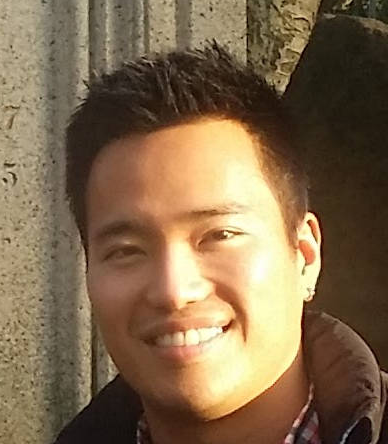
#> input picture data/Tae.png, 388 x 444 px, found by its file name
$ jupyter execute --allow-errors Chapter03_Probability_and_Information_Theory.ipynb   (shell and % lines are left out)
#> lines starting #> are read from the running program, lines starting #| are printed output that depends on the picture; after the words box and inside, x2 and y2 are one past the last pixel; in counts of white or black regions, pixels touching at a corner belong together
<a href="https://colab.research.google.com/github/tae898/DeepLearning/blob/master/Chapter03_Probability_and_Information_Theory.ipynb" target="_parent"></a>

# 3.1 Why Probability?

[cell 1]
import numpy as np

Let's test frequentist probability!

[cell 2]
def toss_coin():
    """Toss a coin which either gives you the heads (True) or tails (False)."""
    if np.random.random_sample() < 0.5:
        return True
    else:
        return False

Below lines of code show you that if we repeated the experiment (e.g., tossing a coin) inﬁnitely many times, then a proportion of the repetitions would result in that outcome.

[cell 3]
results = [toss_coin() for i in range(10)]
sum(results)/ len(results)

[cell 4]
results = [toss_coin() for i in range(100)]
sum(results)/ len(results)

[cell 5]
results = [toss_coin() for i in range(1000)]
sum(results)/ len(results)

[cell 6]
results = [toss_coin() for i in range(10000)]
sum(results)/ len(results)

[cell 7]
results = [toss_coin() for i in range(100000)]
sum(results)/ len(results)

The most important thing to remember in this section is the following setnence from the book.

> *If we list several properties that we expect common sense reasoning about uncertainty to have, then the only way to satisfy those properties is to treat Bayesian probabilities as behaving exactly the same as frequentist probabilities.*

# 3.2 Random Variables

[cell 8]
import numpy as np

Let's create a simple discrete random variable $\mathrm{x}$. $\mathrm{x}$ can take $-0.1, 0, 2,$ and $10.2$. Their probabilities are $0.1, 0.5, 0.25$, and $0.15$, respectively.

[cell 9]
def sample_simple_discrete():
    randnum = np.random.random_sample()

    if randnum < 0.1:
        return -0.1
    elif randnum < 0.1 + 0.5:
        return 0
    elif randnum < 0.1 + 0.5 + 0.25:
        return 2
    else:
        return 10.2

Now the function we have defined above will sample a value from the discrete random variable $\mathrm{x}$

[cell 10]
sample_simple_discrete()

Let's see if repeating the sampling actually shows that it's sampling from the distribution that we've defined.

[cell 11]
def get_probs(num_sampling):
    sampled = [sample_simple_discrete() for i in range(num_sampling)]

    probs = [sampled.count(x_) / len(sampled) for x_ in [-0.1, 0, 2, 10.2]]

    return probs

[cell 12]
get_probs(10)

[cell 13]
get_probs(100)

[cell 14]
get_probs(1000)

[cell 15]
get_probs(10000)

Note that this was just a toy example. No one does such a thing.

# 3.3 Probability Distributions

[cell 16]
import numpy as np

There are several useful probability distributions that we use in machine learning. One of the most used and most easy is uniform probability distribution, which I have used a lot in above sections.

Below is a function that samples values from the uniform distribution where the domain of the variable is $[0, 1)$

[cell 17]
x_sampled = np.random.random_sample()
x_sampled

You can also sample multiple times at once

[cell 18]
x_sampled = np.random.random_sample(size=10)
x_sampled

You can sample from the uniform distribution whose domain interval is $[a, b)$, by simply multiplying $(b - a)$ with the sampled value and adding $a$ to it.

[cell 19]
# e.g., a=1, b=3
a = 1
b = 3

x_sampled = (b - a) * np.random.random_sample() + a
x_sampled

Let's sample many times and plot the histogram to see if the source distribution is indeed the uniform distribution that we expected.

[cell 20]
import matplotlib.pyplot as plt

fig, axs = plt.subplots(1, 5, figsize=(15, 3))
for idx, size in enumerate([10, 100, 1000, 10000, 100000]):
    x_sampled = np.random.random_sample(size=size)
    axs[idx].hist(x_sampled, density=True);
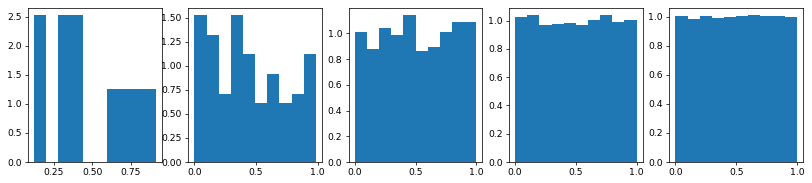
#> figure drawn by matplotlib, 5 panels; panel 2: tallest bar 1.52 high, from x = 0.297 to 0.395; panel 3: tallest bar 1.14 high, from x = 0.4 to 0.499; panel 4: tallest bar 1.04 high, from x = 0.7 to 0.8; panel 5: tallest bar 1.01 high, from x = 0.6 to 0.7

# 3.4 Marginal Probability

I was trying to make a good python example for this section but I can't really do it cuz we normally explain the concept of marginal probability analytically with a pen and paper.

# 3.5 Conditional Probability

I was trying to make a good python example for this section but I can't really do it cuz we normally explain the concept of marginal probability analytically with a pen and paper.

# 3.6 The Chain Rule of Conditional Probabilities

I was trying to make a good python example for this section but I can't really do it cuz we normally explain the concept of marginal probability analytically with a pen and paper.

# 3.7 Independence and Conditional Independence

I was trying to make a good python example for this section but I can't really do it cuz we normally explain the concept of marginal probability analytically with a pen and paper.

# 3.8 Expectation, Variance and Covariance

[cell 21]
import numpy as np

The reason why I keep saying that it's not so easy to make good python examples of this chapter is that often times we prove and show analytically how probability and statistics work.

With a pen and paper, I can just write down any probability distribution, and from them I can prove and show how stuffs work. The thing with computers is that we can only sample from such distributions and play with the sampled values.

For example, let's take the uniform distribution again where the domain of the
random variable $\mathrm{x} $is $[0, 1)$. Obviously $\mathrm{E}[\mathrm{x}]$ is $0.5$, since $\int_0^1f_X(x)xdx$ equals $0.5$.

This gets tricky with computers since as I said we can only deal with the
sampled values from it.

[cell 22]
x_sampled = np.random.random_sample(10000)
x_sampled.mean()

As you see from the above cell, the mean value of the sampled values is never exactly 0.5, since it's not the analytical expectation but the mean of the sampled values, which is empirical.

This doesn't mean that this is a problem. With enough sampling, the stats we get from them get very close to the analytical ones anyways.

Let's try getting the expectation of $\mathrm{x}^2$. The analytical value obtained with integral will give you $1/3$

[cell 23]
x_sampled_squared = x_sampled ** 2
x_sampled_squared.mean()

$\mathrm{Var}[\mathrm{x}]$ can be computed using the equation

[cell 24]
var_x = ((x_sampled - x_sampled.mean())**2).mean()
var_x

Or numpy's built in function.

[cell 25]
var_x = x_sampled.var()
var_x

The standard deviation of $\mathrm{x}$, which is $\sqrt{\mathrm{Var}[\mathrm{x}]}$, can be computed using the equation

[cell 26]
std_x = np.sqrt(((x_sampled - x_sampled.mean())**2).mean())
std_x

Or numpy's built in function.

[cell 27]
var_x = x_sampled.var()
std_x = np.sqrt(var_x)
std_x

Let's see if the expectation of two variables is indeed an linear operation.

[cell 28]
x_sampled = np.random.random_sample(10000)
y_sampled = (3 - 1) * np.random.random_sample(10000) + 1

alpha = -1
beta = 5.1

Below two equations should result in the same value.

[cell 29]
np.mean(alpha * x_sampled + beta * y_sampled), \
alpha * np.mean(x_sampled) + beta * np.mean(y_sampled)

If we just sample from $\mathrm{x}$ and $\mathrm{y}$ as below, then we are sampling from two independent distributions. Then of course the covariance will be $0$.

[cell 30]
x_sampled = np.random.random_sample(10000)
y_sampled = (3 - 1) * np.random.random_sample(10000) + 1

$\mathrm{Var}[\mathrm{x}]$ and $\mathrm{Var}[\mathrm{y}]$

[cell 31]
x_sampled.var(), y_sampled.var()

$\mathrm{Cov}[\mathrm{x}]$ and $\mathrm{Cov}[\mathrm{y}]$

[cell 32]
cov_xy = ((x_sampled - x_sampled.mean()) * (y_sampled - y_sampled.mean())).mean()
cov_xy

Or just use the built-in numpy function. The docstring of `numpy.cov()` says that the data should be arranged as A 1-D or 2-D array containing multiple variables and observations. Each row of m represents a variable, and each column a single observation of all those variables.

Since we have two variables, x and y, and we sampled 10,000 times, the data should be of shape (2, 10000)

`np.cov()` actually computes the covariance matrix. Check if the elements of this matrix corresponds to the values we have computed above

[cell 33]
data = np.stack([x_sampled, y_sampled])
Cov_xy = np.cov(data)
Cov_xy

Remember that the Covariance matrices are symmetrical.

[cell 34]
Cov_xy.T

This time let's compute correlation. When we talk about correlation, we normally mean Pearson correlation coefficient.

[cell 35]
corr_xy = ((x_sampled - x_sampled.mean()) * (y_sampled - y_sampled.mean())).mean() / (x_sampled.std() * y_sampled.std())
corr_xy

Or we can just get the correlation matrix using the numpy builtin function Note that the correlation of a random variable and itself is always 1, since it's calculated as the variance divided by the square of the standard deviation.

[cell 36]
np.corrcoef(data)

## Example 1

Covariance and correlation are simple but very powerful tools. Although they only tell us the linear relationship between two variables, not non-linear, they are powerful and simple enough to do things like PCA or define multivariate (higher than one dimensional) probability distributions.

Let's take the boston house price as an example again that we used in Chapter2

#> (a cell that did not finish here is left out)

X_original has 506 obervations with 13 features (13 variables)

#> (a cell that did not finish here is left out)

If we want to compute the correlation matrix of this data using numpy, we need to transpose it first, since it expects the data to have the rows as variables and the columns as observations.

#> (a cell that did not finish here is left out)

The correlation between the variables show the linear relationship between them. Remember that the diagonal values are always 1

#> (a cell that did not finish here is left out)

Sometimes we also like to plot them as an image to have a better visualized overview.

[cell 41]
import matplotlib.pyplot as plt
#> (the rest of this cell did not finish here and is left out)

We can see that the 8th and the 9th (starting from 0th) features (variables) have high correlation.

#> (a cell that did not finish here is left out)

Let's plot the their raw values and visualize them.

#> (a cell that did not finish here is left out)

It's hard to see their correlation since their scales are very different. In this case we can z-scale them.

#> (a cell that did not finish here is left out)

Now we can clearly see the correlation! They actually move along similarly.

Remember what was said in the book. If two variables are independent, then their covariance (correlation) is zero. If their correlation is not 0, then they are dependent. So in this example, we can say that the variable 8 and 9 are indeed dependent.

## Example 2

Often times when you collect data from the real world (e.g. sensors) many features are linearly correlated with each other and thus dependent on each other. Even RGB channels are correlated with each other. I'll open a sample image.

Run some unix shell commands to remove the existing images and download the image.

opencv to read the image from disk

[cell 45]
import cv2

img_BGR = cv2.imread('Tae.png')
#> img_BGR is the input picture: shape (444, 388, 3); mean B, G, R 76.5, 104.8, 128.1
img_RGB = cv2.cvtColor(img_BGR, cv2.COLOR_BGR2RGB)

Below lines show how much of correlation there is among the channels.

[cell 46]
channel_R = img_RGB[:,:,0].flatten()
channel_B = img_RGB[:,:,1].flatten()
channel_C = img_RGB[:,:,2].flatten()

data_RGB = np.stack([channel_R, channel_B, channel_C])
data_RGB.shape

[cell 47]
Corr_RGB = np.corrcoef(data_RGB)
#> Corr_RGB = [[1, 0.964, 0.916], [0.964, 1, 0.982], [0.916, 0.982, 1]]
Corr_RGB
#> Out has the same summary as Corr_RGB

You can see that the three RGB channels are highly linearly correlated

Linearly transforming the data from the RGB color space to the [YCoCg color space](https://en.wikipedia.org/wiki/YCoCg) can somewhat decorrelate the channels.

[cell 48]
RGB2YCoCg = np.array([[1/4,     1/2,    1/4],
                      [1/2,     0,      -1/2],
                      [-1/4,    1/2,    -1/4]])

YCoCg2RGB = np.linalg.inv(RGB2YCoCg)

data_YCoCg = RGB2YCoCg @ data_RGB

Corr_YCoCg = np.corrcoef(data_YCoCg)
#> Corr_YCoCg = [[1, 0.538, 0.636], [0.538, 1, -0.049], [0.636, -0.049, 1]]
Corr_YCoCg
#> Out has the same summary as Corr_YCoCg

From the correlation matrix you can see that the correlation between the variables is not as high.

Using this intuition, we can create an "*encoder*" matrix that only keeps the two channels (Y and Co)

[cell 49]
Encoder = RGB2YCoCg[:2, :]
Decoder = YCoCg2RGB[:, :2]

Note the shapes!

[cell 50]
Encoder.shape, Decoder.shape

Compress the data from 3 channels to 2.

[cell 51]
data_compressed = Encoder @ data_RGB
data_RGB.shape, data_compressed.shape

Now let's reconstruct the data using the Decoder!

[cell 52]
data_reconstructed = Decoder @ data_compressed
data_reconstructed.shape

We have to reshape the matrix into the original image shape.

[cell 53]
R_reconstructed = data_reconstructed[0, :].reshape(444, 388)
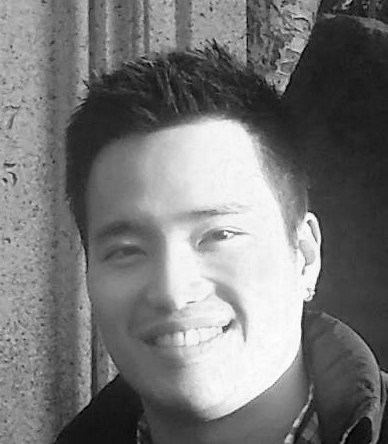
#> R_reconstructed: shape (444, 388) float64; min 0.75, max 275.5, mean 129.4; drawn with min black and max white
G_reconstructed = data_reconstructed[1, :].reshape(444, 388)
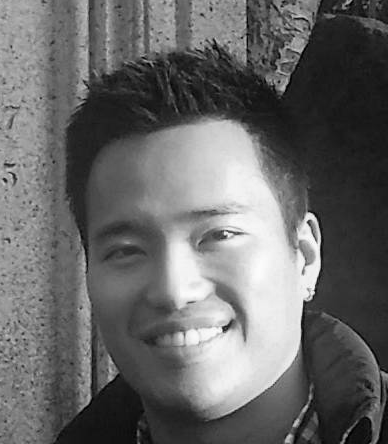
#> G_reconstructed: shape (444, 388) float64; min 0.25, max 252.5, mean 103.5
B_reconstructed = data_reconstructed[2, :].reshape(444, 388)
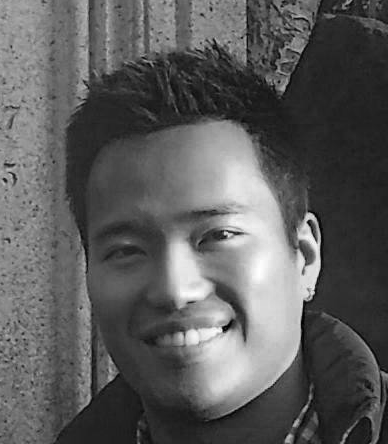
#> B_reconstructed: shape (444, 388) float64; min -19.25, max 249, mean 77.7; drawn with min black and max white

We also have to clip the values that are not between 0 and 255.

[cell 54]
R_reconstructed[R_reconstructed < 0] =0
R_reconstructed[R_reconstructed > 255] =255
#> R_reconstructed: shape (444, 388) float64; 11.88% of pixels changed, all inside (x1, y1, x2, y2) = (171, 121, 320, 413)
#> (the rest of the program and of its run is left out)
